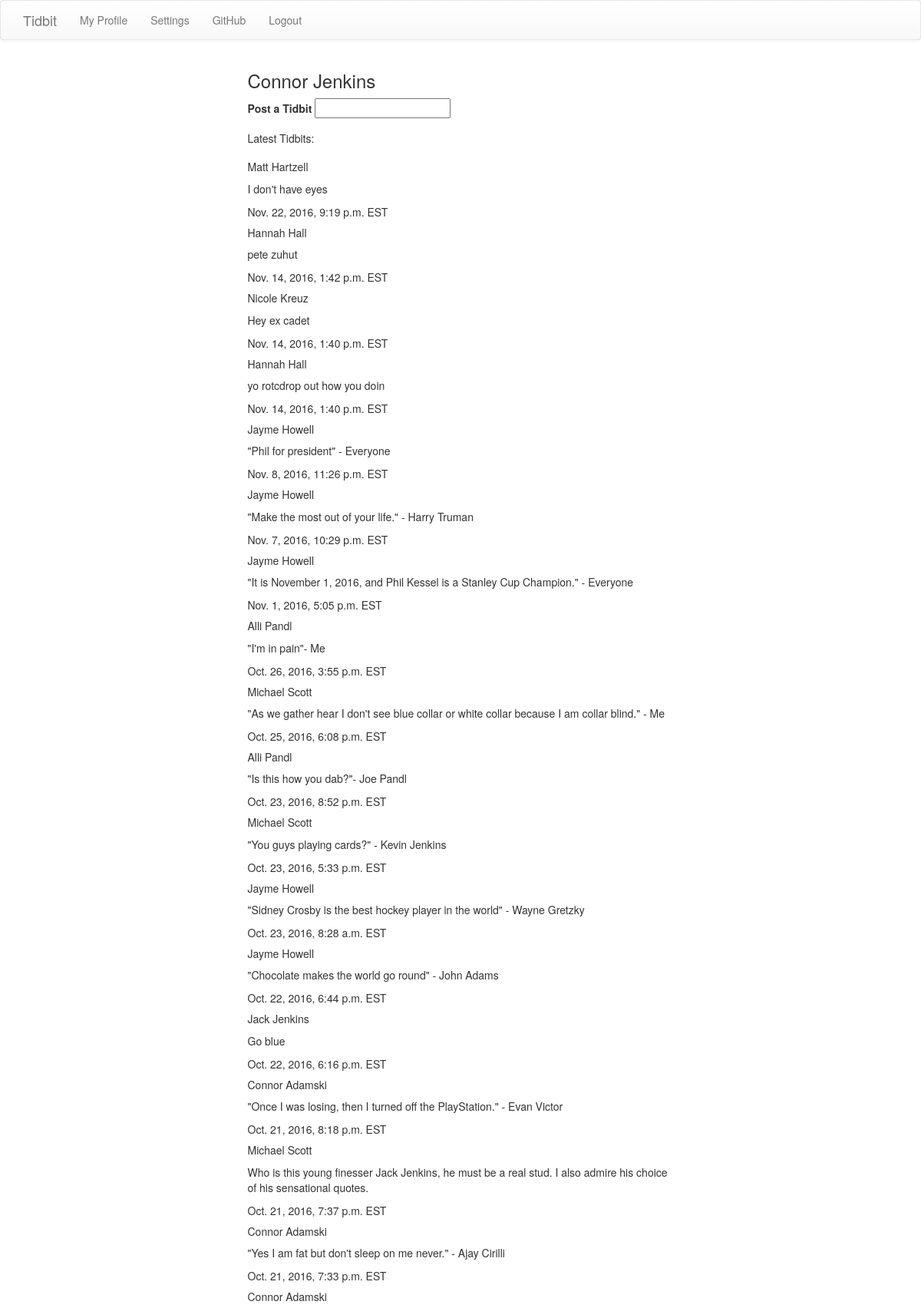
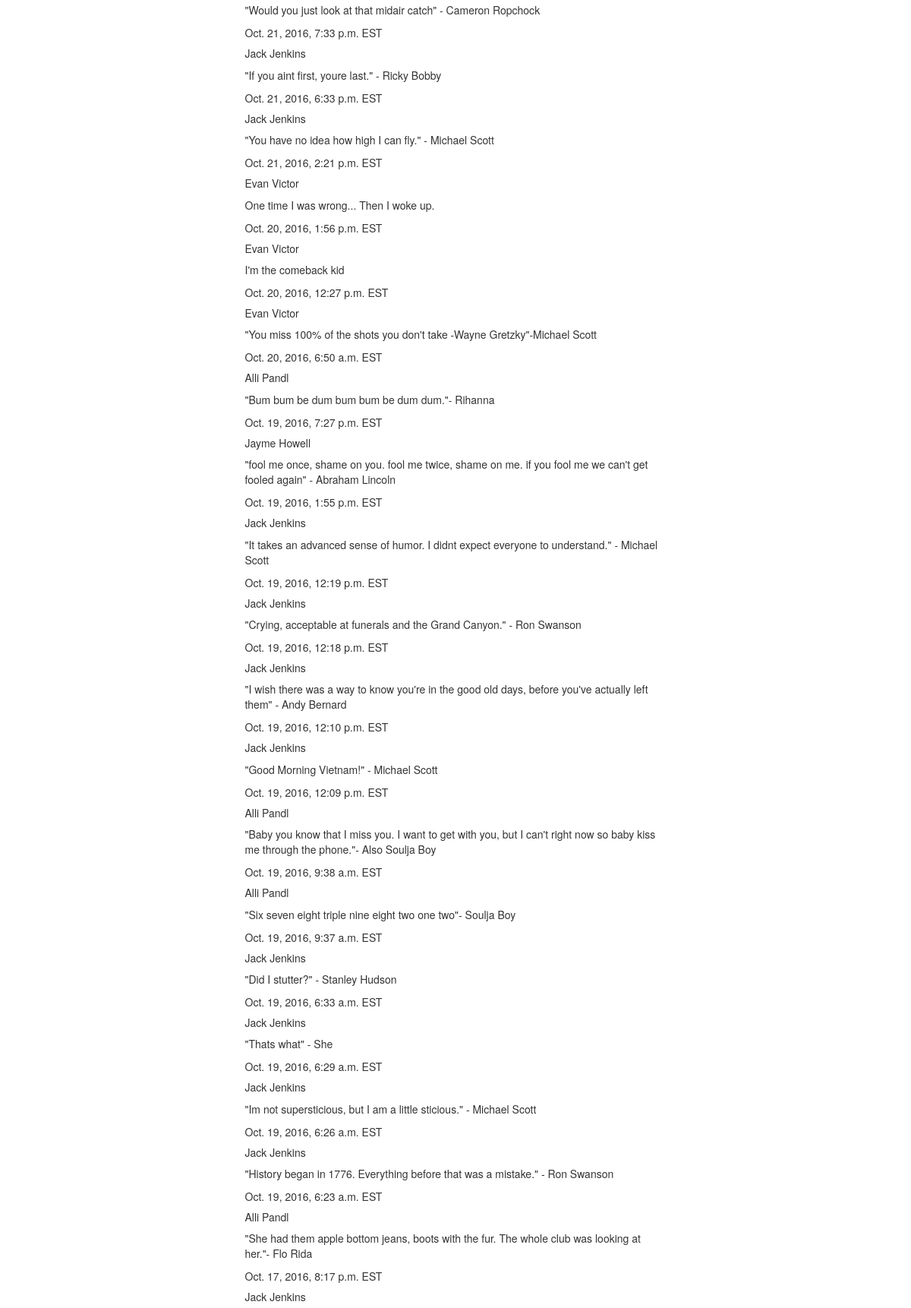
The app's page /tidbit/ (signed in, upper part) with its own data (2 pictures, top to bottom).
### tidbit/models.py (models this page shows, shortened)
class Tidbit(models.Model):
	user = models.ForeignKey(User, on_delete=models.CASCADE)
	text = models.CharField(max_length=200)
	pub_date = models.DateTimeField(default=timezone.now)

### tidbit/views.py (the view)
@login_required
def home(request):
	tidbits = Tidbit.objects.all()
	user = request.user
	template = loader.get_template('tidbit/home.html')
	context = {'tidbits': tidbits, 'user': user}
	return HttpResponse(template.render(context, request))

### tidbit/templates/tidbit/home.html (shortened to what this page needs)
{% extends "tidbit/base.html" %}
{% load staticfiles %}
{% block content %}
<nav class="navbar navbar-default" style="background-color: #967BB6;">
	<div class="container">
		<div class="navbar-header">
			<a class="navbar-brand" href="{% url 'home' %}">Tidbit</a>
			</div>
			<div class="collapse navbar-collapse" id="myNavbar">
				<ul class="nav navbar-nav">
					<li><a class="navigate" href="{% url 'profile' request.user.username %}">My Profile</a></li>
					<li><a class="navigate" href="{% url 'settings' %}">Settings</a></li>
					<li><a class="navigate" href="https://github.com/conjenks/tidbit-site">GitHub</a></li>
					<li><a class="navigate" href="{% url 'logout' %}">Logout</a></li>
				</ul>
			</div>
		</div>
	</nav>
<div class="container">
	<div class="row">
		<div class="col-md-6 center-block user" style="float:none">
			<h3>{{user.first_name}} {{user.last_name}}</h3>
			<form action="{% url 'new_tidbit' %}" method="post" autocomplete="off">
				<label for="new_tidbit">Post a Tidbit</label>
				<input id="new_tidbit" type="text" name="new_tidbit" width="100%">
			</form>
			<p>Latest Tidbits:</p>
		</div>
	</div>
</div>
<div class="container">
	{% for tidbit in tidbits reversed %}
	<div class="row">
		<div class="col-md-6 center-block" style="float:none">
			<h5>{{tidbit.user.first_name}} {{tidbit.user.last_name}}</h5>
			<p>{{tidbit.text}}</p>
			<footer>{{tidbit.pub_date}} EST</footer>
		</div>
	</div>
	{% endfor %}
</div>
{% endblock %}

### tidbit/templates/tidbit/base.html (shortened to what this page needs)
{% load staticfiles %}
<html lang="en">
<head>
	<link rel="stylesheet" href="//maxcdn.bootstrapcdn.com/bootstrap/3.2.0/css/bootstrap.min.css">
	<link rel="stylesheet" href="//maxcdn.bootstrapcdn.com/bootstrap/3.2.0/css/bootstrap-theme.min.css">
	<link rel="stylesheet" href="https://storage.googleapis.com/css-public/css/tidbit.css">
</head>
<body bgcolor="#fffff0">
	{% block content %} {% endblock %}
</body>
</html>

### records on screen
Tidbit: user.first_name "Matt", user.last_name "Hartzell", text "I don't have eyes", pub_date "Nov. 22, 2016, 9:19 p.m."
Tidbit: user.first_name "Hannah", user.last_name "Hall", text "pete zuhut", pub_date "Nov. 14, 2016, 1:42 p.m."
Tidbit: user.first_name "Nicole", user.last_name "Kreuz", text "Hey ex cadet", pub_date "Nov. 14, 2016, 1:40 p.m."
Tidbit: user.first_name "Hannah", user.last_name "Hall", text "yo rotcdrop out how you doin", pub_date "Nov. 14, 2016, 1:40 p.m."
Tidbit: user.first_name "Jayme", user.last_name "Howell", text "\"Phil for president\" - Everyone", pub_date "Nov. 8, 2016, 11:26 p.m."
Tidbit: user.first_name "Jayme", user.last_name "Howell", text "\"Make the most out of your life.\" - Harry Truman", pub_date "Nov. 7, 2016, 10:29 p.m."
Tidbit: user.first_name "Jayme", user.last_name "Howell", text "\"It is November 1, 2016, and Phil Kessel is a Stanley Cup Champion.\" - Everyone", pub_date "Nov. 1, 2016, 5:05 p.m."
Tidbit: user.first_name "Alli", user.last_name "Pandl", text "\"I'm in pain\"- Me", pub_date "Oct. 26, 2016, 3:55 p.m."
Tidbit: user.first_name "Michael", user.last_name "Scott", text "\"As we gather hear I don't see blue collar or white collar because I am collar blind.\" - Me", pub_date "Oct. 25, 2016, 6:08 p.m."
Tidbit: user.first_name "Alli", user.last_name "Pandl", text "\"Is this how you dab?\"- Joe Pandl", pub_date "Oct. 23, 2016, 8:52 p.m."
Tidbit: user.first_name "Michael", user.last_name "Scott", text "\"You guys playing cards?\" - Kevin Jenkins", pub_date "Oct. 23, 2016, 5:33 p.m."
Tidbit: user.first_name "Jayme", user.last_name "Howell", text "\"Sidney Crosby is the best hockey player in the world\" - Wayne Gretzky", pub_date "Oct. 23, 2016, 8:28 a.m."
Tidbit: user.first_name "Jayme", user.last_name "Howell", text "\"Chocolate makes the world go round\" - John Adams", pub_date "Oct. 22, 2016, 6:44 p.m."
Tidbit: user.first_name "Jack", user.last_name "Jenkins", text "Go blue", pub_date "Oct. 22, 2016, 6:16 p.m."
Tidbit: user.first_name "Connor", user.last_name "Adamski", text "\"Once I was losing, then I turned off the PlayStation.\" - Evan Victor", pub_date "Oct. 21, 2016, 8:18 p.m."
Tidbit: user.first_name "Michael", user.last_name "Scott", text "Who is this young finesser Jack Jenkins, he must be a real stud. I also admire his choice of his sensational quotes.", pub_date "Oct. 21, 2016, 7:37 p.m."
Tidbit: user.first_name "Connor", user.last_name "Adamski", text "\"Yes I am fat but don't sleep on me never.\" - Ajay Cirilli", pub_date "Oct. 21, 2016, 7:33 p.m."
Tidbit: user.first_name "Connor", user.last_name "Adamski", text "\"Would you just look at that midair catch\" - Cameron Ropchock", pub_date "Oct. 21, 2016, 7:33 p.m."
Tidbit: user.first_name "Jack", user.last_name "Jenkins", text "\"If you aint first, youre last.\" - Ricky Bobby", pub_date "Oct. 21, 2016, 6:33 p.m."
Tidbit: user.first_name "Jack", user.last_name "Jenkins", text "\"You have no idea how high I can fly.\" - Michael Scott", pub_date "Oct. 21, 2016, 2:21 p.m."
Tidbit: user.first_name "Evan", user.last_name "Victor", text "One time I was wrong... Then I woke up.", pub_date "Oct. 20, 2016, 1:56 p.m."
Tidbit: user.first_name "Evan", user.last_name "Victor", text "I'm the comeback kid", pub_date "Oct. 20, 2016, 12:27 p.m."
Tidbit: user.first_name "Evan", user.last_name "Victor", text "\"You miss 100% of the shots you don't take -Wayne Gretzky\"-Michael Scott", pub_date "Oct. 20, 2016, 6:50 a.m."
Tidbit: user.first_name "Alli", user.last_name "Pandl", text "\"Bum bum be dum bum bum be dum dum.\"- Rihanna", pub_date "Oct. 19, 2016, 7:27 p.m."
Tidbit: user.first_name "Jayme", user.last_name "Howell", text "\"fool me once, shame on you. fool me twice, shame on me. if you fool me we can't get fooled again\" - Abraham Lincoln", pub_date "Oct. 19, 2016, 1:55 p.m."
Tidbit: user.first_name "Jack", user.last_name "Jenkins", text "\"It takes an advanced sense of humor. I didnt expect everyone to understand.\" - Michael Scott", pub_date "Oct. 19, 2016, 12:19 p.m."
Tidbit: user.first_name "Jack", user.last_name "Jenkins", text "\"Crying, acceptable at funerals and the Grand Canyon.\" - Ron Swanson", pub_date "Oct. 19, 2016, 12:18 p.m."
Tidbit: user.first_name "Jack", user.last_name "Jenkins", text "\"I wish there was a way to know you're in the good old days, before you've actually left them\" - Andy Bernard", pub_date "Oct. 19, 2016, 12:10 p.m."
Tidbit: user.first_name "Jack", user.last_name "Jenkins", text "\"Good Morning Vietnam!\" - Michael Scott", pub_date "Oct. 19, 2016, 12:09 p.m."
Tidbit: user.first_name "Alli", user.last_name "Pandl", text "\"Baby you know that I miss you. I want to get with you, but I can't right now so baby kiss me through the phone.\"- Also Soulja Boy", pub_date "Oct. 19, 2016, 9:38 a.m."
Tidbit: user.first_name "Alli", user.last_name "Pandl", text "\"Six seven eight triple nine eight two one two\"- Soulja Boy", pub_date "Oct. 19, 2016, 9:37 a.m."
Tidbit: user.first_name "Jack", user.last_name "Jenkins", text "\"Did I stutter?\" - Stanley Hudson", pub_date "Oct. 19, 2016, 6:33 a.m."
Tidbit: user.first_name "Jack", user.last_name "Jenkins", text "\"Thats what\" - She", pub_date "Oct. 19, 2016, 6:29 a.m."
Tidbit: user.first_name "Jack", user.last_name "Jenkins", text "\"Im not supersticious, but I am a little sticious.\" - Michael Scott", pub_date "Oct. 19, 2016, 6:26 a.m."
Tidbit: user.first_name "Jack", user.last_name "Jenkins", text "\"History began in 1776. Everything before that was a mistake.\" - Ron Swanson", pub_date "Oct. 19, 2016, 6:23 a.m."
Tidbit: user.first_name "Alli", user.last_name "Pandl", text "\"She had them apple bottom jeans, boots with the fur. The whole club was looking at her.\"- Flo Rida", pub_date "Oct. 17, 2016, 8:17 p.m."
Tidbit: user.first_name "Jack", user.last_name "Jenkins"

### other values on screen
{{ user.first_name }} "Connor"
{{ user.last_name }} "Jenkins"
